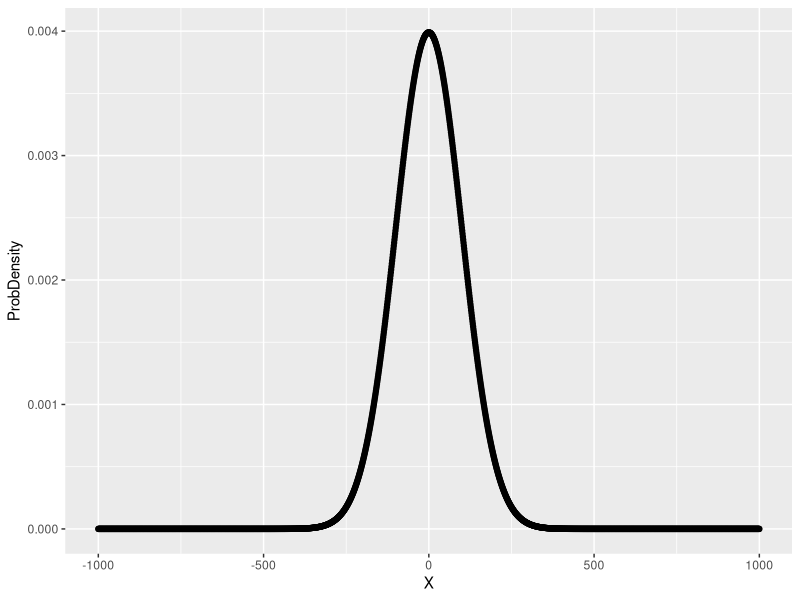

Source code (R):
## ---- chunk 1
library(data.table)
library(ggplot2)
library(magrittr)
## ---- chunk 2
sd <- 100
# we know mean is 0

P <- function(x) (1 / (sqrt(2 * pi) * sd)) * exp(- (x**2 / (2 * sd**2)))

dt <- data.table(X = seq(-1000, 1000))[, ProbDensity := mapply(P, X)]
ggplot(dt) + geom_point(aes(x = X, y = ProbDensity))
## ---- chunk 3
# in small rectangles, delta_x is 1
dt[, sum(ProbDensity)]
